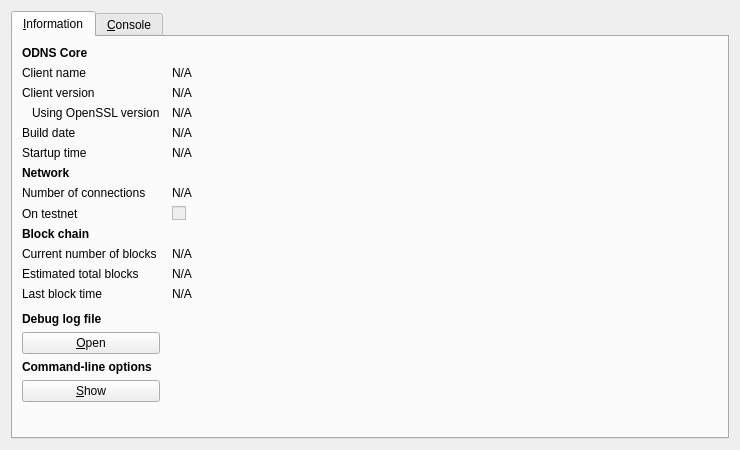
<?xml version="1.0" encoding="UTF-8"?>
<ui version="4.0">
 <class>RPCConsole</class>
 <widget class="QDialog" name="RPCConsole">
  <property name="geometry">
   <rect>
    <x>0</x>
    <y>0</y>
    <width>740</width>
    <height>450</height>
   </rect>
  </property>
  <property name="windowTitle">
   <string>ODNS - Debug window</string>
  </property>
  <layout class="QVBoxLayout" name="verticalLayout_2">
   <item>
    <widget class="QTabWidget" name="tabWidget">
     <property name="currentIndex">
      <number>0</number>
     </property>
     <widget class="QWidget" name="tab_info">
      <attribute name="title">
       <string>&amp;Information</string>
      </attribute>
      <layout class="QGridLayout" name="gridLayout" columnstretch="0,1">
       <property name="horizontalSpacing">
        <number>12</number>
       </property>
       <item row="0" column="0">
        <widget class="QLabel" name="label_9">
         <property name="font">
          <font>
           <weight>75</weight>
           <bold>true</bold>
          </font>
         </property>
         <property name="text">
          <string>ODNS Core</string>
         </property>
        </widget>
       </item>
       <item row="1" column="0">
        <widget class="QLabel" name="label_5">
         <property name="text">
          <string>Client name</string>
         </property>
        </widget>
       </item>
       <item row="1" column="1">
        <widget class="QLabel" name="clientName">
         <property name="cursor">
          <cursorShape>IBeamCursor</cursorShape>
         </property>
         <property name="text">
          <string>N/A</string>
         </property>
         <property name="textFormat">
          <enum>Qt::PlainText</enum>
         </property>
         <property name="textInteractionFlags">
          <set>Qt::LinksAccessibleByMouse|Qt::TextSelectableByKeyboard|Qt::TextSelectableByMouse</set>
         </property>
        </widget>
       </item>
       <item row="2" column="0">
        <widget class="QLabel" name="label_6">
         <property name="text">
          <string>Client version</string>
         </property>
        </widget>
       </item>
       <item row="2" column="1">
        <widget class="QLabel" name="clientVersion">
         <property name="cursor">
          <cursorShape>IBeamCursor</cursorShape>
         </property>
         <property name="text">
          <string>N/A</string>
         </property>
         <property name="textFormat">
          <enum>Qt::PlainText</enum>
         </property>
         <property name="textInteractionFlags">
          <set>Qt::LinksAccessibleByMouse|Qt::TextSelectableByKeyboard|Qt::TextSelectableByMouse</set>
         </property>
        </widget>
       </item>
       <item row="3" column="0">
        <widget class="QLabel" name="label_14">
         <property name="text">
          <string>Using OpenSSL version</string>
         </property>
         <property name="indent">
          <number>10</number>
         </property>
        </widget>
       </item>
       <item row="3" column="1">
        <widget class="QLabel" name="openSSLVersion">
         <property name="cursor">
          <cursorShape>IBeamCursor</cursorShape>
         </property>
         <property name="text">
          <string>N/A</string>
         </property>
         <property name="textFormat">
          <enum>Qt::PlainText</enum>
         </property>
         <property name="textInteractionFlags">
          <set>Qt::LinksAccessibleByMouse|Qt::TextSelectableByKeyboard|Qt::TextSelectableByMouse</set>
         </property>
        </widget>
       </item>
       <item row="4" column="0">
        <widget class="QLabel" name="label_12">
         <property name="text">
          <string>Build date</string>
         </property>
        </widget>
       </item>
       <item row="4" column="1">
        <widget class="QLabel" name="buildDate">
         <property name="cursor">
          <cursorShape>IBeamCursor</cursorShape>
         </property>
         <property name="text">
          <string>N/A</string>
         </property>
         <property name="textFormat">
          <enum>Qt::PlainText</enum>
         </property>
         <property name="textInteractionFlags">
          <set>Qt::LinksAccessibleByMouse|Qt::TextSelectableByKeyboard|Qt::TextSelectableByMouse</set>
         </property>
        </widget>
       </item>
       <item row="5" column="0">
        <widget class="QLabel" name="label_13">
         <property name="text">
          <string>Startup time</string>
         </property>
        </widget>
       </item>
       <item row="5" column="1">
        <widget class="QLabel" name="startupTime">
         <property name="cursor">
          <cursorShape>IBeamCursor</cursorShape>
         </property>
         <property name="text">
          <string>N/A</string>
         </property>
         <property name="textFormat">
          <enum>Qt::PlainText</enum>
         </property>
         <property name="textInteractionFlags">
          <set>Qt::LinksAccessibleByMouse|Qt::TextSelectableByKeyboard|Qt::TextSelectableByMouse</set>
         </property>
        </widget>
       </item>
       <item row="6" column="0">
        <widget class="QLabel" name="label_11">
         <property name="font">
          <font>
           <weight>75</weight>
           <bold>true</bold>
          </font>
         </property>
         <property name="text">
          <string>Network</string>
         </property>
        </widget>
       </item>
       <item row="7" column="0">
        <widget class="QLabel" name="label_7">
         <property name="text">
          <string>Number of connections</string>
         </property>
        </widget>
       </item>
       <item row="7" column="1">
        <widget class="QLabel" name="numberOfConnections">
         <property name="cursor">
          <cursorShape>IBeamCursor</cursorShape>
         </property>
         <property name="text">
          <string>N/A</string>
         </property>
         <property name="textFormat">
          <enum>Qt::PlainText</enum>
         </property>
         <property name="textInteractionFlags">
          <set>Qt::LinksAccessibleByMouse|Qt::TextSelectableByKeyboard|Qt::TextSelectableByMouse</set>
         </property>
        </widget>
       </item>
       <item row="8" column="0">
        <widget class="QLabel" name="label_8">
         <property name="text">
          <string>On testnet</string>
         </property>
        </widget>
       </item>
       <item row="8" column="1">
        <widget class="QCheckBox" name="isTestNet">
         <property name="enabled">
          <bool>false</bool>
         </property>
         <property name="text">
          <string/>
         </property>
        </widget>
       </item>
       <item row="9" column="0">
        <widget class="QLabel" name="label_10">
         <property name="font">
          <font>
           <weight>75</weight>
           <bold>true</bold>
          </font>
         </property>
         <property name="text">
          <string>Block chain</string>
         </property>
        </widget>
       </item>
       <item row="10" column="0">
        <widget class="QLabel" name="label_3">
         <property name="text">
          <string>Current number of blocks</string>
         </property>
        </widget>
       </item>
       <item row="10" column="1">
        <widget class="QLabel" name="numberOfBlocks">
         <property name="cursor">
          <cursorShape>IBeamCursor</cursorShape>
         </property>
         <property name="text">
          <string>N/A</string>
         </property>
         <property name="textFormat">
          <enum>Qt::PlainText</enum>
         </property>
         <property name="textInteractionFlags">
          <set>Qt::LinksAccessibleByMouse|Qt::TextSelectableByKeyboard|Qt::TextSelectableByMouse</set>
         </property>
        </widget>
       </item>
       <item row="11" column="0">
        <widget class="QLabel" name="label_4">
         <property name="text">
          <string>Estimated total blocks</string>
         </property>
        </widget>
       </item>
       <item row="11" column="1">
        <widget class="QLabel" name="totalBlocks">
         <property name="cursor">
          <cursorShape>IBeamCursor</cursorShape>
         </property>
         <property name="text">
          <string>N/A</string>
         </property>
         <property name="textFormat">
          <enum>Qt::PlainText</enum>
         </property>
         <property name="textInteractionFlags">
          <set>Qt::LinksAccessibleByMouse|Qt::TextSelectableByKeyboard|Qt::TextSelectableByMouse</set>
         </property>
        </widget>
       </item>
       <item row="12" column="0">
        <widget class="QLabel" name="label_2">
         <property name="text">
          <string>Last block time</string>
         </property>
        </widget>
       </item>
       <item row="12" column="1">
        <widget class="QLabel" name="lastBlockTime">
         <property name="cursor">
          <cursorShape>IBeamCursor</cursorShape>
         </property>
         <property name="text">
          <string>N/A</string>
         </property>
         <property name="textFormat">
          <enum>Qt::PlainText</enum>
         </property>
         <property name="textInteractionFlags">
          <set>Qt::LinksAccessibleByMouse|Qt::TextSelectableByKeyboard|Qt::TextSelectableByMouse</set>
         </property>
        </widget>
       </item>
       <item row="13" column="0">
        <spacer name="verticalSpacer_2">
         <property name="orientation">
          <enum>Qt::Vertical</enum>
         </property>
         <property name="sizeHint" stdset="0">
          <size>
           <width>20</width>
           <height>20</height>
          </size>
         </property>
        </spacer>
       </item>
       <item row="14" column="0">
        <widget class="QLabel" name="labelDebugLogfile">
         <property name="font">
          <font>
           <weight>75</weight>
           <bold>true</bold>
          </font>
         </property>
         <property name="text">
          <string>Debug log file</string>
         </property>
        </widget>
       </item>
       <item row="15" column="0">
        <widget class="QPushButton" name="openDebugLogfileButton">
         <property name="toolTip">
          <string>Open the ODNS debug log file from the current data directory. This can take a few seconds for large log files.</string>
         </property>
         <property name="text">
          <string>&amp;Open</string>
         </property>
         <property name="autoDefault">
          <bool>false</bool>
         </property>
        </widget>
       </item>
       <item row="16" column="0">
        <widget class="QLabel" name="labelCLOptions">
         <property name="font">
          <font>
           <weight>75</weight>
           <bold>true</bold>
          </font>
         </property>
         <property name="text">
          <string>Command-line options</string>
         </property>
        </widget>
       </item>
       <item row="17" column="0">
        <widget class="QPushButton" name="showCLOptionsButton">
         <property name="toolTip">
          <string>Show the Odns-Qt help message to get a list with possible ODNS command-line options.</string>
         </property>
         <property name="text">
          <string>&amp;Show</string>
         </property>
         <property name="autoDefault">
          <bool>false</bool>
         </property>
        </widget>
       </item>
       <item row="18" column="0">
        <spacer name="verticalSpacer">
         <property name="orientation">
          <enum>Qt::Vertical</enum>
         </property>
         <property name="sizeHint" stdset="0">
          <size>
           <width>20</width>
           <height>40</height>
          </size>
         </property>
        </spacer>
       </item>
      </layout>
     </widget>
     <widget class="QWidget" name="tab_console">
      <attribute name="title">
       <string>&amp;Console</string>
      </attribute>
      <layout class="QVBoxLayout" name="verticalLayout_3">
       <property name="spacing">
        <number>3</number>
       </property>
       <item>
        <widget class="QTextEdit" name="messagesWidget">
         <property name="minimumSize">
          <size>
           <width>0</width>
           <height>100</height>
          </size>
         </property>
         <property name="readOnly">
          <bool>true</bool>
         </property>
         <property name="tabKeyNavigation" stdset="0">
          <bool>false</bool>
         </property>
         <property name="columnCount" stdset="0">
          <number>2</number>
         </property>
        </widget>
       </item>
       <item>
        <layout class="QHBoxLayout" name="horizontalLayout">
         <property name="spacing">
          <number>3</number>
         </property>
         <item>
          <widget class="QLabel" name="label">
           <property name="text">
            <string notr="true">&gt;</string>
           </property>
          </widget>
         </item>
         <item>
          <widget class="QLineEdit" name="lineEdit"/>
         </item>
         <item>
          <widget class="QPushButton" name="clearButton">
           <property name="maximumSize">
            <size>
             <width>24</width>
             <height>24</height>
            </size>
           </property>
           <property name="toolTip">
            <string>Clear console</string>
           </property>
           <property name="text">
            <string/>
           </property>
           <property name="icon">
            <iconset resource="../icebergcoin.qrc">
             <normaloff>:/icons/remove</normaloff>:/icons/remove</iconset>
           </property>
           <property name="shortcut">
            <string notr="true">Ctrl+L</string>
           </property>
           <property name="autoDefault">
            <bool>false</bool>
           </property>
          </widget>
         </item>
        </layout>
       </item>
      </layout>
     </widget>
    </widget>
   </item>
  </layout>
 </widget>
 <resources>
  <include location="../icebergcoin.qrc"/>
 </resources>
 <connections/>
</ui>
